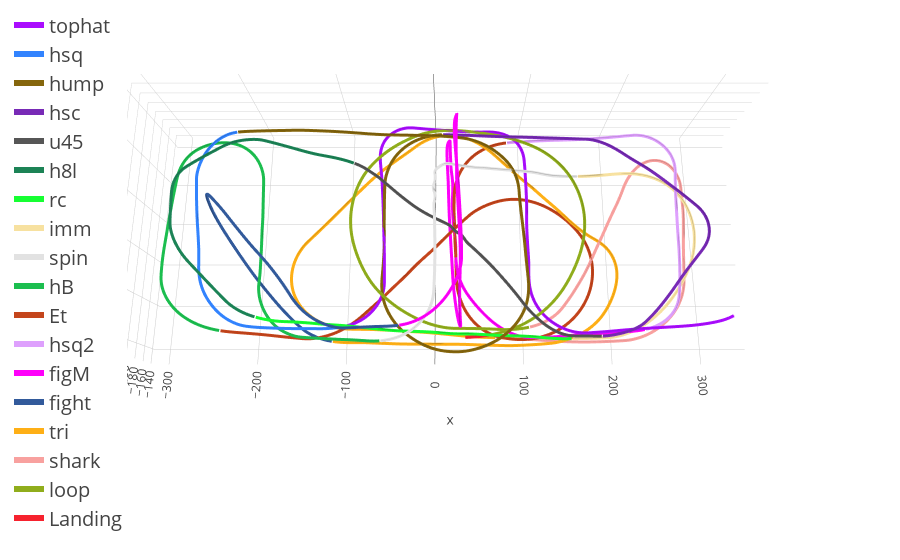

Notebook code cell kept with this figure:
### Code cell
from flightanalysis import Section, get_schedule
import plotly.express as px
from geometry import Points
from geometry import Point
import numpy as np
import pandas as pd
from flightplotting.plots import plotdtw

sec = Section.from_csv("examples/data/P23.csv").append_derived_values().subset(100, 475)
p23 = get_schedule("F3A", "P23")
template = p23.scale_distance(-sec.y.mean()).create_raw_template("right", sec.bvx.mean(), -sec.y.mean(), False )

dist, aligned = Section.align(sec, template, 2)

plotdtw(aligned, p23.manoeuvres)

### Figure 1 — Plotly figure (JSON) as saved in the notebook; plotly's stock layout.template omitted (floating-point values rounded to 4 significant figures; data arrays with more than 128 entries replaced by an {"elided": "..."} marker saying what was removed)
{"data": [{"facecolor": {"elided": "1398 str values"}, "i": {"elided": "1398 int values"}, "intensitymode": "cell", "j": {"elided": "1398 int values"}, "k": {"elided": "1398 int values"}, "name": "tophat", "type": "mesh3d", "x": {"elided": "1400 float values"}, "y": {"elided": "1400 float values"}, "z": {"elided": "1400 float values"}}, {"line": {"color": "#AA0DFE", "width": 6}, "mode": "lines", "name": "tophat", "type": "scatter3d", "x": {"elided": "700 float values"}, "y": {"elided": "700 float values"}, "z": {"elided": "700 float values"}}, {"facecolor": {"elided": "682 str values"}, "i": {"elided": "682 int values"}, "intensitymode": "cell", "j": {"elided": "682 int values"}, "k": {"elided": "682 int values"}, "name": "hsq", "type": "mesh3d", "x": {"elided": "684 float values"}, "y": {"elided": "684 float values"}, "z": {"elided": "684 float values"}}, {"line": {"color": "#3283FE", "width": 6}, "mode": "lines", "name": "hsq", "type": "scatter3d", "x": {"elided": "342 float values"}, "y": {"elided": "342 float values"}, "z": {"elided": "342 float values"}}, {"facecolor": {"elided": "1472 str values"}, "i": {"elided": "1472 int values"}, "intensitymode": "cell", "j": {"elided": "1472 int values"}, "k": {"elided": "1472 int values"}, "name": "hump", "type": "mesh3d", "x": {"elided": "1474 float values"}, "y": {"elided": "1474 float values"}, "z": {"elided": "1474 float values"}}, {"line": {"color": "#85660D", "width": 6}, "mode": "lines", "name": "hump", "type": "scatter3d", "x": {"elided": "737 float values"}, "y": {"elided": "737 float values"}, "z": {"elided": "737 float values"}}, {"facecolor": {"elided": "774 str values"}, "i": {"elided": "774 int values"}, "intensitymode": "cell", "j": {"elided": "774 int values"}, "k": {"elided": "774 int values"}, "name": "hsc", "type": "mesh3d", "x": {"elided": "776 float values"}, "y": {"elided": "776 float values"}, "z": {"elided": "776 float values"}}, {"line": {"color": "#782AB6", "width": 6}, "mode": "lines", "name": "hsc", "type": "scatter3d", "x": {"elided": "388 float values"}, "y": {"elided": "388 float values"}, "z": {"elided": "388 float values"}}, {"facecolor": {"elided": "626 str values"}, "i": {"elided": "626 int values"}, "intensitymode": "cell", "j": {"elided": "626 int values"}, "k": {"elided": "626 int values"}, "name": "u45", "type": "mesh3d", "x": {"elided": "628 float values"}, "y": {"elided": "628 float values"}, "z": {"elided": "628 float values"}}, {"line": {"color": "#565656", "width": 6}, "mode": "lines", "name": "u45", "type": "scatter3d", "x": {"elided": "314 float values"}, "y": {"elided": "314 float values"}, "z": {"elided": "314 float values"}}, {"facecolor": {"elided": "614 str values"}, "i": {"elided": "614 int values"}, "intensitymode": "cell", "j": {"elided": "614 int values"}, "k": {"elided": "614 int values"}, "name": "h8l", "type": "mesh3d", "x": {"elided": "616 float values"}, "y": {"elided": "616 float values"}, "z": {"elided": "616 float values"}}, {"line": {"color": "#1C8356", "width": 6}, "mode": "lines", "name": "h8l", "type": "scatter3d", "x": {"elided": "308 float values"}, "y": {"elided": "308 float values"}, "z": {"elided": "308 float values"}}, {"facecolor": {"elided": "508 str values"}, "i": {"elided": "508 int values"}, "intensitymode": "cell", "j": {"elided": "508 int values"}, "k": {"elided": "508 int values"}, "name": "rc", "type": "mesh3d", "x": {"elided": "510 float values"}, "y": {"elided": "510 float values"}, "z": {"elided": "510 float values"}}, {"line": {"color": "#16FF32", "width": 6}, "mode": "lines", "name": "rc", "type": "scatter3d", "x": {"elided": "255 float values"}, "y": {"elided": "255 float values"}, "z": {"elided": "255 float values"}}, {"facecolor": {"elided": "682 str values"}, "i": {"elided": "682 int values"}, "intensitymode": "cell", "j": {"elided": "682 int values"}, "k": {"elided": "682 int values"}, "name": "imm", "type": "mesh3d", "x": {"elided": "684 float values"}, "y": {"elided": "684 float values"}, "z": {"elided": "684 float values"}}, {"line": {"color": "#F7E1A0", "width": 6}, "mode": "lines", "name": "imm", "type": "scatter3d", "x": {"elided": "342 float values"}, "y": {"elided": "342 float values"}, "z": {"elided": "342 float values"}}, {"facecolor": {"elided": "950 str values"}, "i": {"elided": "950 int values"}, "intensitymode": "cell", "j": {"elided": "950 int values"}, "k": {"elided": "950 int values"}, "name": "spin", "type": "mesh3d", "x": {"elided": "952 float values"}, "y": {"elided": "952 float values"}, "z": {"elided": "952 float values"}}, {"line": {"color": "#E2E2E2", "width": 6}, "mode": "lines", "name": "spin", "type": "scatter3d", "x": {"elided": "476 float values"}, "y": {"elided": "476 float values"}, "z": {"elided": "476 float values"}}, {"facecolor": {"elided": "1098 str values"}, "i": {"elided": "1098 int values"}, "intensitymode": "cell", "j": {"elided": "1098 int values"}, "k": {"elided": "1098 int values"}, "name": "hB", "type": "mesh3d", "x": {"elided": "1100 float values"}, "y": {"elided": "1100 float values"}, "z": {"elided": "1100 float values"}}, {"line": {"color": "#1CBE4F", "width": 6}, "mode": "lines", "name": "hB", "type": "scatter3d", "x": {"elided": "550 float values"}, "y": {"elided": "550 float values"}, "z": {"elided": "550 float values"}}, {"facecolor": {"elided": "1592 str values"}, "i": {"elided": "1592 int values"}, "intensitymode": "cell", "j": {"elided": "1592 int values"}, "k": {"elided": "1592 int values"}, "name": "Et", "type": "mesh3d", "x": {"elided": "1594 float values"}, "y": {"elided": "1594 float values"}, "z": {"elided": "1594 float values"}}, {"line": {"color": "#C4451C", "width": 6}, "mode": "lines", "name": "Et", "type": "scatter3d", "x": {"elided": "797 float values"}, "y": {"elided": "797 float values"}, "z": {"elided": "797 float values"}}, {"facecolor": {"elided": "608 str values"}, "i": {"elided": "608 int values"}, "intensitymode": "cell", "j": {"elided": "608 int values"}, "k": {"elided": "608 int values"}, "name": "hsq2", "type": "mesh3d", "x": {"elided": "610 float values"}, "y": {"elided": "610 float values"}, "z": {"elided": "610 float values"}}, {"line": {"color": "#DEA0FD", "width": 6}, "mode": "lines", "name": "hsq2", "type": "scatter3d", "x": {"elided": "305 float values"}, "y": {"elided": "305 float values"}, "z": {"elided": "305 float values"}}, {"facecolor": {"elided": "2446 str values"}, "i": {"elided": "2446 int values"}, "intensitymode": "cell", "j": {"elided": "2446 int values"}, "k": {"elided": "2446 int values"}, "name": "figM", "type": "mesh3d", "x": {"elided": "2448 float values"}, "y": {"elided": "2448 float values"}, "z": {"elided": "2448 float values"}}, {"line": {"color": "#FE00FA", "width": 6}, "mode": "lines", "name": "figM", "type": "scatter3d", "x": {"elided": "1224 float values"}, "y": {"elided": "1224 float values"}, "z": {"elided": "1224 float values"}}, {"facecolor": {"elided": "914 str values"}, "i": {"elided": "914 int values"}, "intensitymode": "cell", "j": {"elided": "914 int values"}, "k": {"elided": "914 int values"}, "name": "fight", "type": "mesh3d", "x": {"elided": "916 float values"}, "y": {"elided": "916 float values"}, "z": {"elided": "916 float values"}}, {"line": {"color": "#325A9B", "width": 6}, "mode": "lines", "name": "fight", "type": "scatter3d", "x": {"elided": "458 float values"}, "y": {"elided": "458 float values"}, "z": {"elided": "458 float values"}}, {"facecolor": {"elided": "1812 str values"}, "i": {"elided": "1812 int values"}, "intensitymode": "cell", "j": {"elided": "1812 int values"}, "k": {"elided": "1812 int values"}, "name": "tri", "type": "mesh3d", "x": {"elided": "1814 float values"}, "y": {"elided": "1814 float values"}, "z": {"elided": "1814 float values"}}, {"line": {"color": "#FEAF16", "width": 6}, "mode": "lines", "name": "tri", "type": "scatter3d", "x": {"elided": "907 float values"}, "y": {"elided": "907 float values"}, "z": {"elided": "907 float values"}}, {"facecolor": {"elided": "1152 str values"}, "i": {"elided": "1152 int values"}, "intensitymode": "cell", "j": {"elided": "1152 int values"}, "k": {"elided": "1152 int values"}, "name": "shark", "type": "mesh3d", "x": {"elided": "1154 float values"}, "y": {"elided": "1154 float values"}, "z": {"elided": "1154 float values"}}, {"line": {"color": "#F8A19F", "width": 6}, "mode": "lines", "name": "shark", "type": "scatter3d", "x": {"elided": "577 float values"}, "y": {"elided": "577 float values"}, "z": {"elided": "577 float values"}}, {"facecolor": {"elided": "1348 str values"}, "i": {"elided": "1348 int values"}, "intensitymode": "cell", "j": {"elided": "1348 int values"}, "k": {"elided": "1348 int values"}, "name": "loop", "type": "mesh3d", "x": {"elided": "1350 float values"}, "y": {"elided": "1350 float values"}, "z": {"elided": "1350 float values"}}, {"line": {"color": "#90AD1C", "width": 6}, "mode": "lines", "name": "loop", "type": "scatter3d", "x": {"elided": "675 float values"}, "y": {"elided": "675 float values"}, "z": {"elided": "675 float values"}}, {"facecolor": ["#F6222E", "#F6222E", "#F6222E", "#F6222E", "#F6222E", "#F6222E", "#F6222E", "#F6222E", "#F6222E", "#F6222E", "#F6222E", "#F6222E", "#F6222E", "#F6222E", "#F6222E", "#F6222E", "#F6222E", "#F6222E", "#F6222E", "#F6222E", "#F6222E", "#F6222E", "#F6222E", "#F6222E", "#F6222E", "#F6222E", "#F6222E", "#F6222E", "#F6222E", "#F6222E", "#F6222E", "#F6222E", "#F6222E", "#F6222E", "#F6222E", "#F6222E", "#F6222E", "#F6222E", "#F6222E", "#F6222E"], "i": [0, 1, 2, 3, 4, 5, 6, 7, 8, 9, 10, 11, 12, 13, 14, 15, 16, 17, 18, 19, 20, 21, 22, 23, 24, 25, 26, 27, 28, 29, 30, 31, 32, 33, 34, 35, 36, 37, 38, 39], "intensitymode": "cell", "j": [1, 3, 3, 5, 5, 7, 7, 9, 9, 11, 11, 13, 13, 15, 15, 17, 17, 19, 19, 21, 21, 23, 23, 25, 25, 27, 27, 29, 29, 31, 31, 33, 33, 35, 35, 37, 37, 39, 39, 41], "k": [2, 2, 4, 4, 6, 6, 8, 8, 10, 10, 12, 12, 14, 14, 16, 16, 18, 18, 20, 20, 22, 22, 24, 24, 26, 26, 28, 28, 30, 30, 32, 32, 34, 34, 36, 36, 38, 38, 40, 40], "name": "Landing", "type": "mesh3d", "x": [59.71, 59.65, 58.39, 58.34, 57.07, 57.03, 55.75, 55.72, 54.44, 54.41, 53.12, 53.1, 51.81, 51.8, 50.49, 50.5, 49.18, 49.2, 47.86, 47.9, 46.55, 46.6, 45.21, 45.27, 43.9, 43.98, 42.6, 42.68, 41.29, 41.39, 39.99, 40.1, 38.7, 38.81, 37.4, 37.53, 36.11, 36.25, 34.82, 34.97, 33.53, 33.69], "y": [-168.9, -171.9, -168.9, -171.9, -168.8, -171.8, -168.8, -171.8, -168.7, -171.7, -168.7, -171.7, -168.7, -171.7, -168.7, -171.7, -168.7, -171.7, -168.6, -171.6, -168.6, -171.6, -168.7, -171.6, -168.7, -171.7, -168.7, -171.7, -168.7, -171.7, -168.7, -171.7, -168.7, -171.7, -168.8, -171.8, -168.8, -171.8, -168.9, -171.8, -168.9, -171.9], "z": [60.25, 60.33, 60.03, 60.11, 59.81, 59.9, 59.6, 59.7, 59.4, 59.51, 59.2, 59.32, 59.03, 59.14, 58.86, 58.97, 58.71, 58.81, 58.58, 58.67, 58.45, 58.55, 58.32, 58.44, 58.21, 58.34, 58.1, 58.25, 57.99, 58.16, 57.9, 58.08, 57.81, 58.01, 57.72, 57.95, 57.64, 57.89, 57.58, 57.84, 57.53, 57.8]}, {"line": {"color": "#F6222E", "width": 6}, "mode": "lines", "name": "Landing", "type": "scatter3d", "x": [59.68, 58.36, 57.05, 55.74, 54.42, 53.11, 51.8, 50.5, 49.19, 47.88, 46.58, 45.24, 43.94, 42.64, 41.34, 40.05, 38.76, 37.47, 36.18, 34.9, 33.61], "y": [-170.4, -170.4, -170.3, -170.3, -170.2, -170.2, -170.2, -170.2, -170.2, -170.1, -170.1, -170.1, -170.2, -170.2, -170.2, -170.2, -170.2, -170.3, -170.3, -170.4, -170.4], "z": [60.29, 60.07, 59.86, 59.65, 59.45, 59.26, 59.08, 58.92, 58.76, 58.63, 58.5, 58.38, 58.27, 58.17, 58.08, 57.99, 57.91, 57.83, 57.77, 57.71, 57.66]}], "layout": {}}
